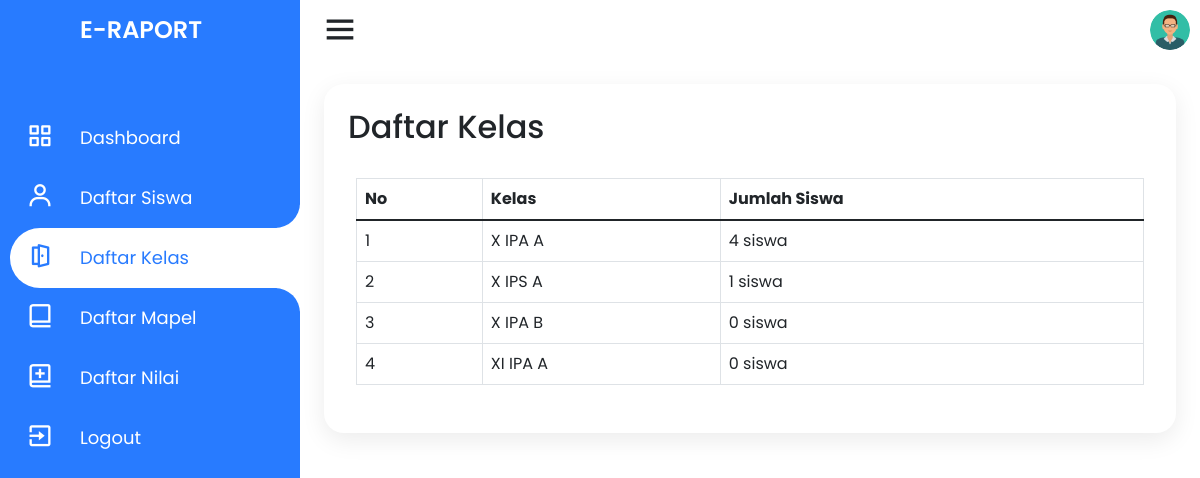
The page /guru/daftar-kelas.php (signed in) on the database as committed earlier.
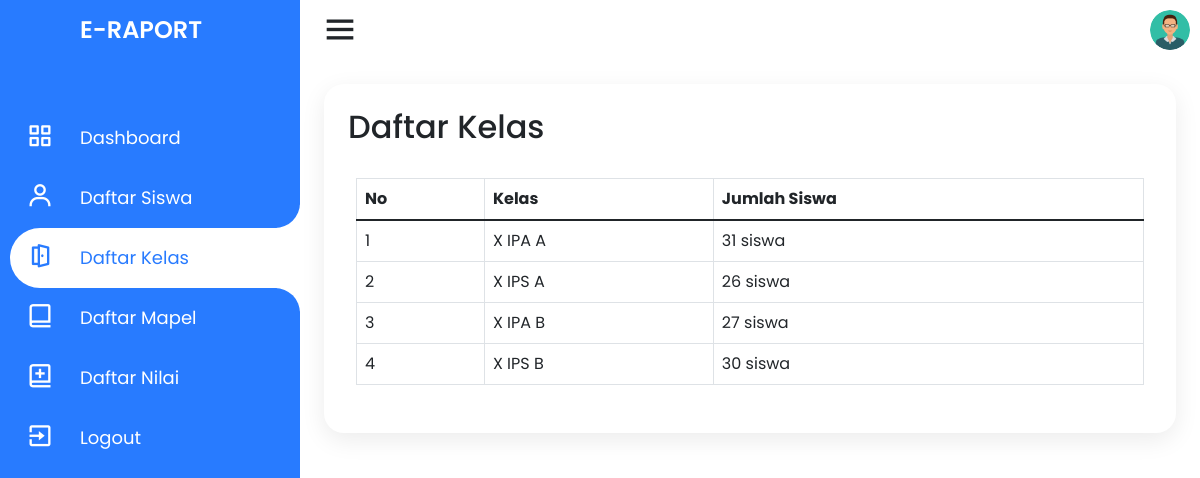
The same page on the database as committed later.
### tables this page shows
CREATE TABLE `kelas` (
  `id_kelas` int(11) NOT NULL AUTO_INCREMENT,
  `nama_kelas` varchar(30) NOT NULL,
  `nip` varchar(11) DEFAULT NULL,
  PRIMARY KEY (`id_kelas`),
  KEY `kelas_ibfk_1` (`nip`),
  CONSTRAINT `kelas_ibfk_1` FOREIGN KEY (`nip`) REFERENCES `guru` (`nip`) ON DELETE SET NULL ON UPDATE CASCADE
);

### model/kelas.php (called while the page is built, shortened)
<?php
require_once dirname(__FILE__) . '/../connection.php';
class Kelas
{
    public function get_daftar_kelas($limit = 0, $offset = 0)
    {
        global $conn;
        $query_limit = $limit > 0 ? "LIMIT $limit" : "";
        $query_offset = $offset > 0 ? "OFFSET $offset" : "";
        $query = "SELECT * FROM kelas $query_limit $query_offset";
        $result = $conn->query($query);
        if ($result) {
            return $result;
        } else {
            return false;
        }
    }
}

### guru/daftar-kelas.php (the view, shortened to what this page needs)
<?php
require_once dirname(__FILE__) . '/../connection.php';
require_once dirname(__FILE__) . '/../model/kelas.php';
$login_as = $_SESSION['login_as'];
if (!isset($_GET['p'])) {
    $page_no = 1;
} else {
    $page_no = $_GET['p'];
}
$kelas = new Kelas();
$records_per_page = 10;
$offset = ($page_no - 1) * $records_per_page;
?>
<!DOCTYPE html>
<html lang="en" dir="ltr">
<head>
    <link rel="stylesheet" href="style.css">
    <link href='https://unpkg.com/boxicons@2.0.7/css/boxicons.min.css' rel='stylesheet'>
    <link href="https://cdn.jsdelivr.net/npm/bootstrap@5.1.3/dist/css/bootstrap.min.css" rel="stylesheet">
    <link rel="stylesheet" href="../assets/css/style.css">
</head>
<body>
    <div class="container">
        <div class="navigation">
            <ul>
                <li>
                    <a href="#">
                        <span class="icon"></span>
                        <h1 class="title">E-Raport</h1>
                    </a>
                </li>
                <li>
                    <a href="index">
                        <span class="icon"><i class='bx bx-grid-alt'></i></span>
                        <span class="title">Dashboard</span>
                    </a>
                </li>
                <li>
                    <a href="daftar-siswa">
                        <span class="icon"><i class='bx bx-user'></i></span>
                        <span class="title">Daftar Siswa</span>
                    </a>
                </li>
                <li class="hovered">
                    <a href="daftar-kelas">
                        <span class="icon"><i class='bx bx-door-open'></i></span>
                        <span class="title">Daftar Kelas</span>
                    </a>
                </li>
                <li>
                    <a href="daftar-mapel">
                        <span class="icon"><i class='bx bx-book-alt'></i></span>
                        <span class="title">Daftar Mapel</span>
                    </a>
                </li>
                <li>
                    <a href="daftar-nilai">
                        <span class="icon"><i class='bx bx-book-add'></i></span>
                        <span class="title">Daftar Nilai</span>
                    </a>
                </li>
                <li>
                    <a href="../logout">
                        <span class="icon"><i class='bx bx-exit'></i></span>
                        <span class="title">Logout</span>
                    </a>
                </li>
            </ul>
        </div>
    </div>
    <div class="main">
        <div class="topbar">
            <div class="toggle">
                <i class='bx bx-menu'></i>
            </div>
            <div class="user">
                <?php
                if ($login_as == "siswa") {
                    $pp = "../assets/img/pp/std.png";
                } elseif ($login_as == "guru") {
                    $pp = "../assets/img/pp/guru.png";
                } elseif ($login_as == "admin") {
                    $pp = "../assets/img/pp/admin.png";
                }
                ?>
                <img src="<?php echo $pp; ?>" alt="user">
            </div>
        </div>
        <div class="konten">
            <h2 class="konten_title">
                Daftar Kelas
            </h2>
            <div class="konten_isi table-responsive">
                <table class="table table-bordered">
                    <thead>
                        <tr>
                            <th>No</th>
                            <th>Kelas</th>
                            <th>Jumlah Siswa</th>
                        </tr>
                    </thead>
                    <tbody>
                        <?php
                        $result_kelas = $kelas->get_daftar_kelas($records_per_page, $offset);
                        if ($result_kelas && $result_kelas->num_rows > 0) {
                            $no = 1;
                            while ($row = $result_kelas->fetch_assoc()) {
                                $id_kls = $row['id_kelas'];
                                $result_jml = $conn->query("SELECT COUNT(*) AS total_siswa FROM siswa WHERE id_kelas = $id_kls");
                                $jml = $result_jml->fetch_assoc();
                                echo "
                                <tr>
                                    <td>$no</td>
                                    <td>${row['nama_kelas']}</td>
                                    <td>${jml['total_siswa']} siswa</td>
                                </tr>
                                ";
                                $no++;
                            }
                        }
                        ?>
                    </tbody>
                </table>
            </div>
        </div>
</body>
</html>

### assets/css/style.css (style rules this page uses)
* { margin: 0; padding: 0; box-sizing: border-box; font-family: 'Poppins', sans-serif; }
dl, ol, ul { padding: 0; margin: 0; }
:root { --blue: #287bff; --white: #fff; --grey: #f5f5f5; --black1: #222; --black2: #999; --pad-sm: 8px; --pad-md: 16px; --pad-lg: 24px; --pad-xl: 32px; --pad-xxl: 64px; }
body { min-height: 100vh; overflow-x: hidden; }
.container { position: relative; width: 100%; max-width: none; }
.navigation { left: 0; position: fixed; width: 300px; height: 100%; background: var(--blue); border-left: 10px solid var(--blue); transition: .5s; overflow: hidden; padding: 0; margin: 0; }
.navigation ul { position: absolute; top: 0; left: 0; width: 100%; }
.navigation ul li { position: relative; width: 100%; list-style: none; border-top-left-radius: 30px; border-bottom-left-radius: 30px; }
.navigation ul li:hover, .navigation ul li.hovered { background: var(--white); }
.navigation ul li:nth-child(1) { margin-bottom: 40px; pointer-events: none; }
.navigation ul li a { position: relative; display: block; width: 100%; display: flex; text-decoration: none; color: var(--white); }
.navigation ul li:hover a, .navigation ul li.hovered a { color: var(--blue); }
.navigation ul li a .icon { position: relative; display: block; min-width: 60px; height: 60px; line-height: 70px; text-align: center; }
.navigation ul li a .icon .bx { font-size: 1.75em; }
.navigation ul li a .title { position: relative; display: block; padding: 0 10px; height: 60px; line-height: 60px; text-align: start; white-space: nowrap; font-size: 18px; }
.navigation ul li h1 { text-transform: uppercase; font-weight: 600; font-size: 24px !important; }
.navigation ul li:hover a::before, .navigation ul li.hovered a::before { content: ''; position: absolute; right: 0; top: -50px; width: 50px; height: 50px; border-radius: 50%; box-shadow: 35px 35px 0 10px var(--white); pointer-events: none; }
.navigation ul li:hover a::after, .navigation ul li.hovered a::after { content: ''; position: absolute; right: 0; bottom: -50px; width: 50px; height: 50px; border-radius: 50%; box-shadow: 35px -35px 0 10px var(--white); pointer-events: none; }
.main { position: absolute; width: calc(100% - 300px); left: 300px; min-height: 100vh; background: var(--white); transition: .5s; }
.topbar { width: 100%; height: 60px; display: flex; justify-content: space-between; align-items: center; padding: 0 10px; }
.toggle { position: relative; width: 60px; height: 60px; display: flex; justify-content: center; align-items: center; font-size: 2.5em; cursor: pointer; }
.user { position: relative; width: 40px; height: 40px; border-radius: 50%; overflow: hidden; cursor: pointer; }
.user img { position: absolute; top: 0; left: 0; width: 100%; height: auto; object-fit: cover; }
.konten { display: block; padding: var(--pad-lg); margin: var(--pad-lg); position: relative; background: var(--white); border-radius: 20px; box-shadow: 0 7px 25px rgba(0, 0, 0, 0.08); border: none; overflow: hidden; }
.konten .konten_isi { overflow: hidden; padding: var(--pad-sm); }
.konten .konten_title, .konten .konten_isi .konten_pengaturan, .konten .konten_isi .konten_table, .konten .konten_isi .konten_nav { margin-bottom: var(--pad-lg); }

Rows that differ between the two databases and show on the page:
removed kelas: nama_kelas "XI IPA A", total_siswa "0"
computed for kelas "X IPA A": total_siswa "4" → "31"
computed for kelas "X IPS A": total_siswa "1" → "26"
changed kelas "X IPA B": total_siswa "0" → "27"
added kelas: nama_kelas "X IPS B", total_siswa "30"
